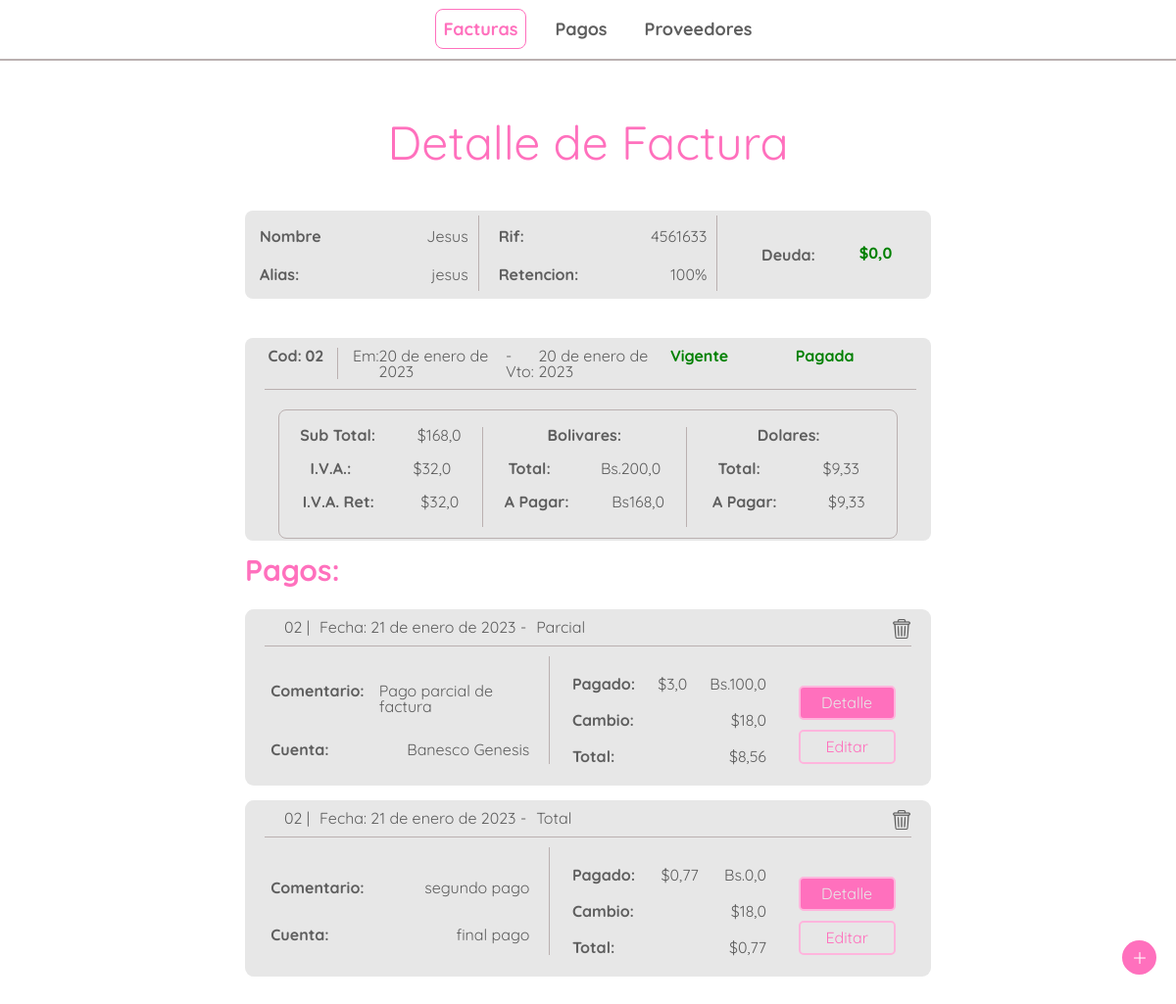
/bills/3/detail, run on the app's committed database.
### bills/models.py (models this page shows)
class Bill(models.Model):
    id = HashidAutoField(primary_key=True)
    bill_number = models.CharField(max_length=20,null=False)
    emission_date = models.DateField(default= django.utils.timezone.now)
    due_date = models.DateField(default= django.utils.timezone.now)
    provider = models.ForeignKey(Provider, on_delete=models.CASCADE, null=False)
    total_amount_bs = models.FloatField(default=0)
    sub_total_bs = models.FloatField(default=0)
    tax_bs = models.FloatField(default=0)
    retained_tax_bs = models.FloatField(default=0)
    amount_to_pay_bs = models.FloatField(default=0)
    exchange_rate = models.FloatField(default=0)
    total_amount_dollar = models.FloatField(default=0)
    amount_to_pay_dollar = models.FloatField(default=0)
    paid = models.BooleanField(default='False')
    note = models.CharField(max_length=200, default='')
    rest_to_pay_dollar = models.FloatField(default=0)
    overdue = models.FloatField(default=False)

### providers/models.py (models this page shows)
class Provider(models.Model):
    id = HashidAutoField(primary_key=True)
    rif = models.CharField(max_length=15)
    name = models.CharField(max_length=70)
    nickname = models.CharField(max_length= 70)
    TAXES = [
        ('0','0% tax retained'),
        ('75','75% tax retained'),
        ('100','100% tax retained'),
    ]
    taxtype = models.CharField(max_length=3, choices=TAXES)
    dollar_debt = models.FloatField(default=0)

### payments/models.py (models this page shows)
class Payment(models.Model):
    id = HashidAutoField(primary_key=True)
    bill = models.ForeignKey(Bill, on_delete=models.CASCADE, null=False)
    date = models.DateField(default= django.utils.timezone.now)
    amount_bs = models.FloatField(default=0)
    amount_dollar = models.FloatField(default=0)
    exchange_rate = models.FloatField(default=0)
    account = models.CharField(max_length=50,default='')
    paid_total = models.BooleanField(default='False')
    description = models.CharField(max_length=200, default='')
    transfer_id = models.CharField(max_length=50, default='')
    total_dollar = models.FloatField(default=0)

### bills/views.py (the view)
# urls.py: path('<str:bill_id>/detail', views.bill_detail, name='bill_detail'),
def bill_detail(request, bill_id):
    request = reset_messages(request)
    try:
        bill = Bill.objects.get(pk=bill_id)
    except (KeyError, Bill.DoesNotExist):
        request.session['message'] = 'No se encontro la factura'
        request.session['message_shown'] = False
        return redirect('bills:index')
    else:
        payments_list = Payment.objects.filter(bill=bill)
        return render(request, 'bills/bill_detail.html',{
            'bill': bill,
            'payments_list': payments_list,
        })

### bills/views.py (called while the page is built)
def reset_messages(request):
    try :
        aux = request.session['message_shown']
    except KeyError:
        request.session['message_shown'] = False
        request.session['message'] = ''
    else:
        if not request.session['message_shown'] :
            request.session['message_shown'] = True
        else:
            request.session['message'] = ''
        return request

### bills/templates/bills/bill_detail.html (shortened to what this page needs)
{% extends 'bills/header.html' %}
{% block content %}
{% load static %}
<body>
<div class="details">
    <div class="details-container">
        <div class="title">
            <p>Detalle de Factura</p>
        </div>
        <div class="general-details">
            <div class="general-details-left">
                <div>
                    <p>Nombre</p>
                    <p>{{bill.provider.name}}</p>
                </div>
                <div>
                    <p>Alias:</p>
                    <p>{{bill.provider.nickname}}</p>
                </div>
            </div>
            <div class="general-details-center">
                <div>
                    <p>Rif:</p>
                    <p>{{bill.provider.rif}}</p>
                </div>
                <div>
                    <p>Retencion:</p>
                    <p>{{bill.provider.taxtype}}%</p>
                </div>
            </div>
            <div class="general-details-right">
                <p class="general-details-right-p">Deuda:</p>
                {% if bill.provider.dollar_debt > 0 %}
                    <p class="debt">${{bill.provider.dollar_debt}}</p>
                {% else %}
                    <p class="paid">${{bill.provider.dollar_debt}}</p>
                {% endif %}
            </div>
        </div>
        <div class="details-content">
            <div class="detail-head">
                <div class="detail-head-left">
                    <p>Cod:</p>
                    <p>{{bill.bill_number}}</p>
                </div>
                <div class="detail-head-center">
                    <p> Em: </p>
                    <p>{{bill.emission_date}}</p>
                    <p>-  Vto:</p>
                    <p>{{bill.due_date}}</p>
                    {% if bill.overdue %}
                    <p class="debt">Vencida</p>
                    {% else %}
                    <p class="paid">Vigente</p>
                    {% endif %}
                </div>
                <div class="detail-head-right">
                    {% if bill.rest_to_pay_dollar > 0 %}
                        <p>Pendiente:</p>
                        <p class="debt">${{bill.rest_to_pay_dollar}}</p>
                    {% else %}
                        <p class="paid">Pagada</p>
                    {% endif %}
                </div>
            </div>
            <div class="detail-body">
                <div class="detail-body-left">
                    <div>
                        <p>Sub Total:</p>
                        <p>${{bill.sub_total_bs}}</p>
                    </div>
                    <div>
                        <p>I.V.A.:</p>
                        <p>${{bill.tax_bs}}</p>
                    </div>
                    <div>
                        <p>I.V.A. Ret:</p>
                        <p>${{bill.retained_tax_bs}}</p>
                    </div>
                </div>
                <div class="detail-body-center">
                    <div>
                        <p>Bolivares:</p>
                    </div>
                    <div>
                        <p>Total:</p>
                        <p>Bs.{{bill.total_amount_bs}}</p>
                    </div>
                    <div>
                        <p>A Pagar:</p>
                        <p>Bs{{bill.amount_to_pay_bs}}</p>
                    </div>
                </div>
                <div class="detail-body-right">
                    <div>
                        <p>Dolares:</p>
                    </div>
                    <div>
                        <p>Total:</p>
                        <p>${{bill.amount_to_pay_dollar}}</p>
                    </div>
                    <div>
                        <p>A Pagar:</p>
                        <p>${{bill.amount_to_pay_dollar}}</p>
                    </div>
                </div>
            </div>
        </div>
        <div class="payment-title">
            <p>Pagos:</p>
        </div>
        {% if payments_list %}
        <div class="payments-container">
            {% for payment in payments_list %}
            <div class="bill-content-p payment-content">
                <div class="bill-head">
                    <div class="bill-head-left">
                        <p>{{payment.bill.bill_number}}   |</p>
                        <p>Fecha: {{payment.date}} -</p>
                        {% if payment.paid_total %}
                        <p>Total</p>
                        {% else %}
                        <p>Parcial</p>
                        {% endif %}
                    </div>
                    <div class="bill-head-right">
                        <figure>
                            <a href="{% url 'payments:delete_payment'  payment.id %}">
                                <img src="{% static 'bills/images/trash.png'  %}" alt="trash" class="trash">
                            </a>
                        </figure>
                    </div>
                </div>
                <div class="bill-body payment-body">
                    <div class="bill-body-sub-left-p bill-body-payment-left">
                        <div class="bill-detail">
                            <p>Comentario:</p>
                            <p>{{payment.description}}</p>
                        </div>
                        <div class="bill-detail">
                            <p>Cuenta:</p>
                            <p>{{payment.account}}</p>
                        </div>
                    </div>
                    <div class="bill-body-sub-p bill-body-payment-center">
                        <div class="bill-detail">
                            <p>Pagado:</p>
                            <p>${{payment.amount_dollar}}</p>
                            <p class="amount-bs">Bs.{{payment.amount_bs}}</p>
                        </div>
                        <div class="bill-detail">
                            <p>Cambio:</p>
                            <p>${{payment.exchange_rate}}</p>
                        </div>
                        <div class="bill-detail">
                            <p>Total:</p>
                            <p>${{payment.total_dollar}}</p>
                        </div>
                    </div>
                    <div class="bill-body-buttons detail-buttons">
                        <a href="{% url 'payments:payment_detail'  payment.id %}" class="link-primary-button">Detalle</a>
                        <a href="{% url 'payments:update_payment'  payment.id %}" class="link-secondary-button">Editar</a>
                    </div>
                </div>
            </div>
            {% endfor %}
        </div>
        {% else %}
        <div>
            <p>Aun no se han registrado pagos.</p>
        </div>
        {% endif %}
    </div>
    <div class="add">
        <figure class="figure">
            <img src="{% static 'bills/images/plus.png'  %}" alt="new-bill">
        </figure>
    </div>
</div>
</body>
{% endblock %}

### data on the page
Bill: provider.name "Jesus", provider.nickname "jesus", provider.rif "4561633", provider.taxtype "100", provider.dollar_debt "0,0", bill_number "02", emission_date "20 de enero de 2023", due_date "20 de enero de 2023", sub_total_bs "168,0", tax_bs "32,0", retained_tax_bs "32,0", total_amount_bs "200,0", amount_to_pay_bs "168,0", amount_to_pay_dollar "9,33"
Payment: bill.bill_number "02", date "21 de enero de 2023", paid_total "Parcial", description "Pago parcial de factura", account "Banesco Genesis", amount_dollar "3,0", amount_bs "100,0", exchange_rate "18,0", total_dollar "8,56"
Payment: bill.bill_number "02", date "21 de enero de 2023", paid_total "Total", description "segundo pago", account "final pago", amount_dollar "0,77", amount_bs "0,0", exchange_rate "18,0", total_dollar "0,77"
